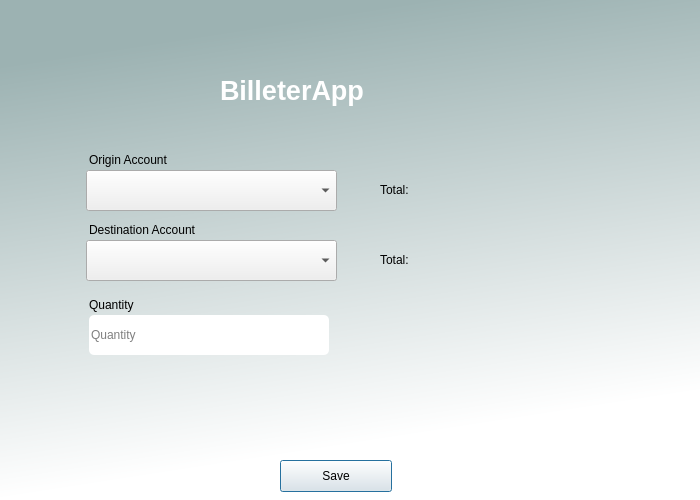
<?xml version="1.0" encoding="UTF-8"?>
<ui version="4.0">
 <class>BilleteraApp</class>
 <widget class="QDialog" name="BilleteraApp">
  <property name="geometry">
   <rect>
    <x>0</x>
    <y>0</y>
    <width>700</width>
    <height>500</height>
   </rect>
  </property>
  <property name="windowTitle">
   <string>Dialog</string>
  </property>
  <property name="sizeGripEnabled">
   <bool>false</bool>
  </property>
  <property name="modal">
   <bool>false</bool>
  </property>
  <widget class="QWidget" name="widget" native="true">
   <property name="geometry">
    <rect>
     <x>0</x>
     <y>0</y>
     <width>700</width>
     <height>500</height>
    </rect>
   </property>
   <property name="styleSheet">
    <string notr="true">QWidget#widget{
background-color:qlineargradient(spread:pad, x1:0, y1:0, x2:0.207, y2:0.954545, stop:0.132159 rgba(156, 178, 178, 255), stop:1 rgba(255, 255, 255, 255))}</string>
   </property>
   <widget class="QLabel" name="label">
    <property name="geometry">
     <rect>
      <x>220</x>
      <y>70</y>
      <width>251</width>
      <height>41</height>
     </rect>
    </property>
    <property name="text">
     <string>&lt;html&gt;&lt;head/&gt;&lt;body&gt;&lt;p&gt;&lt;span style=&quot; font-size:20pt; font-weight:600; color:#ffffff;&quot;&gt;BilleterApp&lt;/span&gt;&lt;/p&gt;&lt;/body&gt;&lt;/html&gt;</string>
    </property>
   </widget>
   <widget class="QLineEdit" name="quantity_line">
    <property name="geometry">
     <rect>
      <x>89</x>
      <y>315</y>
      <width>240</width>
      <height>40</height>
     </rect>
    </property>
    <property name="toolTip">
     <string/>
    </property>
    <property name="styleSheet">
     <string notr="true">background-color: rgb(255, 255, 255);
border-radius:5px;
</string>
    </property>
    <property name="text">
     <string/>
    </property>
    <property name="frame">
     <bool>false</bool>
    </property>
    <property name="placeholderText">
     <string>Quantity</string>
    </property>
   </widget>
   <widget class="QLabel" name="quantity_label">
    <property name="geometry">
     <rect>
      <x>89</x>
      <y>295</y>
      <width>131</width>
      <height>20</height>
     </rect>
    </property>
    <property name="text">
     <string>Quantity</string>
    </property>
   </widget>
   <widget class="QPushButton" name="save_button">
    <property name="geometry">
     <rect>
      <x>280</x>
      <y>460</y>
      <width>112</width>
      <height>32</height>
     </rect>
    </property>
    <property name="text">
     <string>Save</string>
    </property>
   </widget>
   <widget class="QComboBox" name="accounts_origin_comboBox">
    <property name="geometry">
     <rect>
      <x>86</x>
      <y>170</y>
      <width>251</width>
      <height>41</height>
     </rect>
    </property>
   </widget>
   <widget class="QLabel" name="account_label">
    <property name="geometry">
     <rect>
      <x>89</x>
      <y>150</y>
      <width>140</width>
      <height>20</height>
     </rect>
    </property>
    <property name="text">
     <string>Origin Account</string>
    </property>
   </widget>
   <widget class="QComboBox" name="accounts_dest_comboBox">
    <property name="geometry">
     <rect>
      <x>86</x>
      <y>240</y>
      <width>251</width>
      <height>41</height>
     </rect>
    </property>
   </widget>
   <widget class="QLabel" name="account_label_2">
    <property name="geometry">
     <rect>
      <x>89</x>
      <y>220</y>
      <width>241</width>
      <height>20</height>
     </rect>
    </property>
    <property name="text">
     <string>Destination Account</string>
    </property>
   </widget>
   <widget class="QLabel" name="total_origin_label">
    <property name="geometry">
     <rect>
      <x>380</x>
      <y>180</y>
      <width>221</width>
      <height>20</height>
     </rect>
    </property>
    <property name="text">
     <string>Total: </string>
    </property>
   </widget>
   <widget class="QLabel" name="total_dest_label">
    <property name="geometry">
     <rect>
      <x>380</x>
      <y>250</y>
      <width>221</width>
      <height>20</height>
     </rect>
    </property>
    <property name="text">
     <string>Total: </string>
    </property>
   </widget>
   <widget class="QLabel" name="status_label">
    <property name="geometry">
     <rect>
      <x>90</x>
      <y>370</y>
      <width>501</width>
      <height>20</height>
     </rect>
    </property>
    <property name="text">
     <string/>
    </property>
   </widget>
  </widget>
 </widget>
 <tabstops>
  <tabstop>accounts_origin_comboBox</tabstop>
  <tabstop>accounts_dest_comboBox</tabstop>
  <tabstop>quantity_line</tabstop>
  <tabstop>save_button</tabstop>
 </tabstops>
 <resources/>
 <connections/>
</ui>
